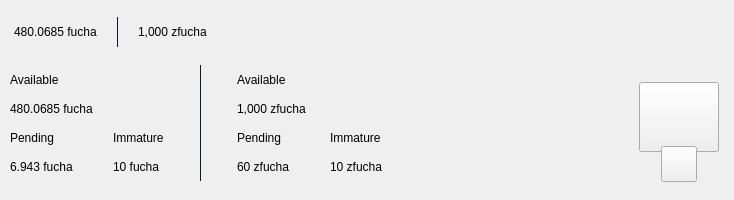
<?xml version="1.0" encoding="UTF-8"?>
<ui version="4.0">
 <class>TopBar</class>
 <widget class="QWidget" name="TopBar">
  <property name="geometry">
   <rect>
    <x>0</x>
    <y>0</y>
    <width>734</width>
    <height>200</height>
   </rect>
  </property>
  <property name="minimumSize">
   <size>
    <width>0</width>
    <height>200</height>
   </size>
  </property>
  <property name="maximumSize">
   <size>
    <width>16777215</width>
    <height>200</height>
   </size>
  </property>
  <property name="windowTitle">
   <string>Form</string>
  </property>
  <layout class="QVBoxLayout" name="verticalLayout_10" stretch="0">
   <property name="spacing">
    <number>0</number>
   </property>
   <property name="leftMargin">
    <number>0</number>
   </property>
   <property name="topMargin">
    <number>0</number>
   </property>
   <property name="rightMargin">
    <number>0</number>
   </property>
   <property name="bottomMargin">
    <number>0</number>
   </property>
   <item>
    <widget class="PFBorderImage" name="containerTop" native="true">
     <layout class="QVBoxLayout" name="verticalLayout_11">
      <property name="spacing">
       <number>0</number>
      </property>
      <property name="leftMargin">
       <number>0</number>
      </property>
      <property name="topMargin">
       <number>0</number>
      </property>
      <property name="rightMargin">
       <number>0</number>
      </property>
      <property name="bottomMargin">
       <number>0</number>
      </property>
      <item>
       <widget class="QWidget" name="top_container_2" native="true">
        <property name="minimumSize">
         <size>
          <width>0</width>
          <height>65</height>
         </size>
        </property>
        <layout class="QHBoxLayout" name="top_container">
         <property name="spacing">
          <number>0</number>
         </property>
         <property name="leftMargin">
          <number>14</number>
         </property>
         <property name="topMargin">
          <number>0</number>
         </property>
         <property name="rightMargin">
          <number>14</number>
         </property>
         <property name="bottomMargin">
          <number>0</number>
         </property>
         <item alignment="Qt::AlignVCenter">
          <widget class="QWidget" name="widgetTopAmount" native="true">
           <property name="sizePolicy">
            <sizepolicy hsizetype="Preferred" vsizetype="Maximum">
             <horstretch>0</horstretch>
             <verstretch>0</verstretch>
            </sizepolicy>
           </property>
           <layout class="QHBoxLayout" name="horizontalLayout_5">
            <property name="spacing">
             <number>0</number>
            </property>
            <property name="leftMargin">
             <number>0</number>
            </property>
            <property name="topMargin">
             <number>0</number>
            </property>
            <property name="rightMargin">
             <number>0</number>
            </property>
            <property name="bottomMargin">
             <number>0</number>
            </property>
            <item alignment="Qt::AlignTop">
             <widget class="QLabel" name="labelAmountTopfucha">
              <property name="minimumSize">
               <size>
                <width>0</width>
                <height>36</height>
               </size>
              </property>
              <property name="styleSheet">
               <string notr="true">padding:0px;margin:0px;</string>
              </property>
              <property name="text">
               <string>480.0685 fucha</string>
              </property>
             </widget>
            </item>
            <item>
             <spacer name="horizontalSpacer_11">
              <property name="orientation">
               <enum>Qt::Horizontal</enum>
              </property>
              <property name="sizeType">
               <enum>QSizePolicy::Fixed</enum>
              </property>
              <property name="sizeHint" stdset="0">
               <size>
                <width>20</width>
                <height>20</height>
               </size>
              </property>
             </spacer>
            </item>
            <item alignment="Qt::AlignVCenter">
             <widget class="QLabel" name="label_16">
              <property name="minimumSize">
               <size>
                <width>1</width>
                <height>30</height>
               </size>
              </property>
              <property name="maximumSize">
               <size>
                <width>1</width>
                <height>30</height>
               </size>
              </property>
              <property name="styleSheet">
               <string notr="true">background-color:#0e192b;
padding:0px;
border:none;</string>
              </property>
              <property name="text">
               <string/>
              </property>
             </widget>
            </item>
            <item>
             <spacer name="horizontalSpacer_12">
              <property name="orientation">
               <enum>Qt::Horizontal</enum>
              </property>
              <property name="sizeType">
               <enum>QSizePolicy::Fixed</enum>
              </property>
              <property name="sizeHint" stdset="0">
               <size>
                <width>20</width>
                <height>20</height>
               </size>
              </property>
             </spacer>
            </item>
            <item alignment="Qt::AlignTop">
             <widget class="QLabel" name="labelAmountTopzfucha">
              <property name="minimumSize">
               <size>
                <width>0</width>
                <height>36</height>
               </size>
              </property>
              <property name="text">
               <string>1,000 zfucha</string>
              </property>
             </widget>
            </item>
           </layout>
          </widget>
         </item>
         <item>
          <spacer name="horizontalSpacer">
           <property name="orientation">
            <enum>Qt::Horizontal</enum>
           </property>
           <property name="sizeHint" stdset="0">
            <size>
             <width>40</width>
             <height>20</height>
            </size>
           </property>
          </spacer>
         </item>
         <item>
          <layout class="QHBoxLayout" name="horizontalLayout_4">
           <property name="spacing">
            <number>12</number>
           </property>
           <property name="rightMargin">
            <number>0</number>
           </property>
           <item alignment="Qt::AlignRight">
            <widget class="QWidget" name="layoutSync" native="true">
             <property name="minimumSize">
              <size>
               <width>0</width>
               <height>36</height>
              </size>
             </property>
             <property name="maximumSize">
              <size>
               <width>16777215</width>
               <height>36</height>
              </size>
             </property>
             <layout class="QVBoxLayout" name="verticalLayout_9">
              <property name="leftMargin">
               <number>0</number>
              </property>
              <property name="topMargin">
               <number>0</number>
              </property>
              <property name="rightMargin">
               <number>0</number>
              </property>
              <property name="bottomMargin">
               <number>0</number>
              </property>
              <item>
               <widget class="ExpandableButton" name="pushButtonSync" native="true">
                <property name="minimumSize">
                 <size>
                  <width>36</width>
                  <height>36</height>
                 </size>
                </property>
                <property name="maximumSize">
                 <size>
                  <width>16777215</width>
                  <height>36</height>
                 </size>
                </property>
               </widget>
              </item>
             </layout>
            </widget>
           </item>
           <item>
            <widget class="ExpandableButton" name="pushButtonMint" native="true">
             <property name="minimumSize">
              <size>
               <width>36</width>
               <height>36</height>
              </size>
             </property>
            </widget>
           </item>
           <item>
            <widget class="ExpandableButton" name="pushButtonStack" native="true">
             <property name="minimumSize">
              <size>
               <width>36</width>
               <height>36</height>
              </size>
             </property>
            </widget>
           </item>
           <item>
            <widget class="ExpandableButton" name="pushButtonColdStaking" native="true">
             <property name="minimumSize">
              <size>
               <width>36</width>
               <height>36</height>
              </size>
             </property>
            </widget>
           </item>
           <item>
            <widget class="ExpandableButton" name="pushButtonConnection" native="true">
             <property name="minimumSize">
              <size>
               <width>36</width>
               <height>36</height>
              </size>
             </property>
            </widget>
           </item>
           <item>
            <widget class="ExpandableButton" name="pushButtonLock" native="true">
             <property name="sizePolicy">
              <sizepolicy hsizetype="Expanding" vsizetype="Expanding">
               <horstretch>0</horstretch>
               <verstretch>0</verstretch>
              </sizepolicy>
             </property>
             <property name="minimumSize">
              <size>
               <width>36</width>
               <height>0</height>
              </size>
             </property>
            </widget>
           </item>
           <item>
            <widget class="ExpandableButton" name="pushButtonTheme" native="true">
             <property name="minimumSize">
              <size>
               <width>36</width>
               <height>36</height>
              </size>
             </property>
             <property name="maximumSize">
              <size>
               <width>16777215</width>
               <height>36</height>
              </size>
             </property>
            </widget>
           </item>
           <item>
            <widget class="ExpandableButton" name="pushButtonFAQ" native="true">
             <property name="minimumSize">
              <size>
               <width>36</width>
               <height>36</height>
              </size>
             </property>
            </widget>
           </item>
          </layout>
         </item>
        </layout>
       </widget>
      </item>
      <item>
       <widget class="QWidget" name="bottom_container" native="true">
        <property name="minimumSize">
         <size>
          <width>0</width>
          <height>135</height>
         </size>
        </property>
        <layout class="QHBoxLayout" name="botton_container">
         <property name="leftMargin">
          <number>10</number>
         </property>
         <property name="topMargin">
          <number>0</number>
         </property>
         <property name="rightMargin">
          <number>10</number>
         </property>
         <property name="bottomMargin">
          <number>10</number>
         </property>
         <item>
          <layout class="QHBoxLayout" name="horizontalLayout_3">
           <property name="bottomMargin">
            <number>9</number>
           </property>
           <item>
            <layout class="QVBoxLayout" name="verticalLayout_7">
             <property name="spacing">
              <number>0</number>
             </property>
             <property name="leftMargin">
              <number>0</number>
             </property>
             <property name="rightMargin">
              <number>30</number>
             </property>
             <item>
              <layout class="QVBoxLayout" name="verticalLayout_2">
               <item>
                <widget class="QLabel" name="labelTitle1">
                 <property name="text">
                  <string>Available</string>
                 </property>
                </widget>
               </item>
               <item>
                <widget class="QLabel" name="labelAmountfucha">
                 <property name="text">
                  <string>480.0685 fucha</string>
                 </property>
                </widget>
               </item>
              </layout>
             </item>
             <item>
              <layout class="QHBoxLayout" name="horizontalLayout_2">
               <property name="spacing">
                <number>0</number>
               </property>
               <item>
                <layout class="QVBoxLayout" name="verticalLayout_3">
                 <item>
                  <widget class="QLabel" name="labelTitle3">
                   <property name="text">
                    <string>Pending</string>
                   </property>
                  </widget>
                 </item>
                 <item>
                  <widget class="QLabel" name="labelPendingfucha">
                   <property name="text">
                    <string>6.943 fucha</string>
                   </property>
                  </widget>
                 </item>
                </layout>
               </item>
               <item>
                <spacer name="horizontalSpacer_3">
                 <property name="orientation">
                  <enum>Qt::Horizontal</enum>
                 </property>
                 <property name="sizeType">
                  <enum>QSizePolicy::Fixed</enum>
                 </property>
                 <property name="sizeHint" stdset="0">
                  <size>
                   <width>40</width>
                   <height>20</height>
                  </size>
                 </property>
                </spacer>
               </item>
               <item>
                <layout class="QVBoxLayout" name="verticalLayout_4">
                 <item>
                  <widget class="QLabel" name="labelTitle4">
                   <property name="text">
                    <string>Immature</string>
                   </property>
                  </widget>
                 </item>
                 <item>
                  <widget class="QLabel" name="labelImmaturefucha">
                   <property name="text">
                    <string>10 fucha</string>
                   </property>
                  </widget>
                 </item>
                </layout>
               </item>
              </layout>
             </item>
            </layout>
           </item>
           <item>
            <widget class="QLabel" name="label_9">
             <property name="minimumSize">
              <size>
               <width>1</width>
               <height>100</height>
              </size>
             </property>
             <property name="maximumSize">
              <size>
               <width>1</width>
               <height>16777215</height>
              </size>
             </property>
             <property name="styleSheet">
              <string notr="true">background-color:#0e192b;
padding:0px;
border:none;</string>
             </property>
             <property name="text">
              <string/>
             </property>
            </widget>
           </item>
           <item>
            <layout class="QVBoxLayout" name="verticalLayout_8">
             <property name="spacing">
              <number>0</number>
             </property>
             <property name="leftMargin">
              <number>30</number>
             </property>
             <item>
              <layout class="QVBoxLayout" name="verticalLayout">
               <item>
                <widget class="QLabel" name="labelTitle2">
                 <property name="text">
                  <string>Available</string>
                 </property>
                </widget>
               </item>
               <item>
                <widget class="QLabel" name="labelAmountzfucha">
                 <property name="text">
                  <string>1,000 zfucha</string>
                 </property>
                </widget>
               </item>
              </layout>
             </item>
             <item>
              <layout class="QHBoxLayout" name="horizontalLayout">
               <property name="spacing">
                <number>0</number>
               </property>
               <item>
                <layout class="QVBoxLayout" name="verticalLayout_5">
                 <item>
                  <widget class="QLabel" name="labelTitle5">
                   <property name="text">
                    <string>Pending</string>
                   </property>
                  </widget>
                 </item>
                 <item>
                  <widget class="QLabel" name="labelPendingzfucha">
                   <property name="text">
                    <string>60 zfucha</string>
                   </property>
                  </widget>
                 </item>
                </layout>
               </item>
               <item>
                <spacer name="horizontalSpacer_4">
                 <property name="orientation">
                  <enum>Qt::Horizontal</enum>
                 </property>
                 <property name="sizeType">
                  <enum>QSizePolicy::Fixed</enum>
                 </property>
                 <property name="sizeHint" stdset="0">
                  <size>
                   <width>40</width>
                   <height>20</height>
                  </size>
                 </property>
                </spacer>
               </item>
               <item>
                <layout class="QVBoxLayout" name="verticalLayout_6">
                 <item>
                  <widget class="QLabel" name="labelTitle6">
                   <property name="text">
                    <string>Immature</string>
                   </property>
                  </widget>
                 </item>
                 <item>
                  <widget class="QLabel" name="labelImmaturezfucha">
                   <property name="text">
                    <string>10 zfucha</string>
                   </property>
                  </widget>
                 </item>
                </layout>
               </item>
              </layout>
             </item>
            </layout>
           </item>
          </layout>
         </item>
         <item>
          <spacer name="horizontalSpacer_2">
           <property name="orientation">
            <enum>Qt::Horizontal</enum>
           </property>
           <property name="sizeHint" stdset="0">
            <size>
             <width>40</width>
             <height>20</height>
            </size>
           </property>
          </spacer>
         </item>
         <item alignment="Qt::AlignHCenter|Qt::AlignVCenter">
          <widget class="QWidget" name="qrContainer" native="true">
           <property name="sizePolicy">
            <sizepolicy hsizetype="Preferred" vsizetype="Minimum">
             <horstretch>0</horstretch>
             <verstretch>0</verstretch>
            </sizepolicy>
           </property>
           <property name="minimumSize">
            <size>
             <width>90</width>
             <height>110</height>
            </size>
           </property>
           <property name="maximumSize">
            <size>
             <width>90</width>
             <height>110</height>
            </size>
           </property>
           <layout class="QVBoxLayout" name="containerQR">
            <property name="spacing">
             <number>0</number>
            </property>
            <property name="leftMargin">
             <number>5</number>
            </property>
            <property name="topMargin">
             <number>10</number>
            </property>
            <property name="rightMargin">
             <number>5</number>
            </property>
            <property name="bottomMargin">
             <number>0</number>
            </property>
            <item>
             <widget class="QPushButton" name="btnQr">
              <property name="minimumSize">
               <size>
                <width>70</width>
                <height>70</height>
               </size>
              </property>
              <property name="maximumSize">
               <size>
                <width>16777215</width>
                <height>70</height>
               </size>
              </property>
              <property name="focusPolicy">
               <enum>Qt::NoFocus</enum>
              </property>
              <property name="text">
               <string/>
              </property>
              <property name="iconSize">
               <size>
                <width>70</width>
                <height>70</height>
               </size>
              </property>
             </widget>
            </item>
            <item>
             <spacer name="verticalSpacer">
              <property name="orientation">
               <enum>Qt::Vertical</enum>
              </property>
              <property name="sizeType">
               <enum>QSizePolicy::Fixed</enum>
              </property>
              <property name="sizeHint" stdset="0">
               <size>
                <width>20</width>
                <height>20</height>
               </size>
              </property>
             </spacer>
            </item>
            <item alignment="Qt::AlignHCenter|Qt::AlignBottom">
             <widget class="QPushButton" name="pushButtonQR">
              <property name="minimumSize">
               <size>
                <width>36</width>
                <height>36</height>
               </size>
              </property>
              <property name="maximumSize">
               <size>
                <width>36</width>
                <height>36</height>
               </size>
              </property>
              <property name="focusPolicy">
               <enum>Qt::NoFocus</enum>
              </property>
              <property name="text">
               <string/>
              </property>
             </widget>
            </item>
           </layout>
          </widget>
         </item>
        </layout>
       </widget>
      </item>
     </layout>
    </widget>
   </item>
  </layout>
 </widget>
 <customwidgets>
  <customwidget>
   <class>ExpandableButton</class>
   <extends>QWidget</extends>
   <header>qt/fucha/expandablebutton.h</header>
   <container>1</container>
  </customwidget>
  <customwidget>
   <class>PFBorderImage</class>
   <extends>QFrame</extends>
   <header>qt/fucha/pfborderimage.h</header>
   <container>1</container>
  </customwidget>
 </customwidgets>
 <resources/>
 <connections/>
</ui>
